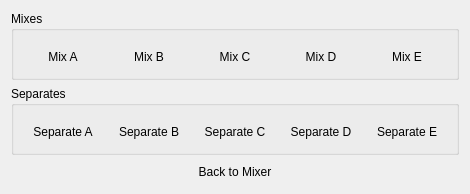
              <widget class="QWidget" name="Separate">
               <layout class="QVBoxLayout" name="verticalLayout_2">
                <item>
                 <widget class="QGroupBox" name="groupBox_7">
                  <property name="title">
                   <string>Mixes</string>
                  </property>
                  <layout class="QGridLayout" name="gridLayout_7">
                   <item row="0" column="0">
                    <widget class="PlotWidget" name="plotMixA" native="true"/>
                   </item>
                   <item row="0" column="1">
                    <widget class="PlotWidget" name="plotMixB" native="true"/>
                   </item>
                   <item row="0" column="2">
                    <widget class="PlotWidget" name="plotMixC" native="true"/>
                   </item>
                   <item row="0" column="3">
                    <widget class="PlotWidget" name="plotMixD" native="true"/>
                   </item>
                   <item row="0" column="4">
                    <widget class="PlotWidget" name="plotMixE" native="true"/>
                   </item>
                   <item row="1" column="0">
                    <widget class="QPushButton" name="btnPlayMixA">
                     <property name="text">
                      <string>Mix A</string>
                     </property>
                     <property name="icon">
                      <iconset>
                       <normaloff>images/right-arrowhead-black-triangular-shape.png</normaloff>images/right-arrowhead-black-triangular-shape.png</iconset>
                     </property>
                     <property name="flat">
                      <bool>true</bool>
                     </property>
                    </widget>
                   </item>
                   <item row="1" column="1">
                    <widget class="QPushButton" name="btnPlayMixB">
                     <property name="text">
                      <string>Mix B</string>
                     </property>
                     <property name="icon">
                      <iconset>
                       <normaloff>images/right-arrowhead-black-triangular-shape.png</normaloff>images/right-arrowhead-black-triangular-shape.png</iconset>
                     </property>
                     <property name="flat">
                      <bool>true</bool>
                     </property>
                    </widget>
                   </item>
                   <item row="1" column="2">
                    <widget class="QPushButton" name="btnPlayMixC">
                     <property name="text">
                      <string>Mix C</string>
                     </property>
                     <property name="icon">
                      <iconset>
                       <normaloff>images/right-arrowhead-black-triangular-shape.png</normaloff>images/right-arrowhead-black-triangular-shape.png</iconset>
                     </property>
                     <property name="flat">
                      <bool>true</bool>
                     </property>
                    </widget>
                   </item>
                   <item row="1" column="3">
                    <widget class="QPushButton" name="btnPlayMixD">
                     <property name="text">
                      <string>Mix D</string>
                     </property>
                     <property name="icon">
                      <iconset>
                       <normaloff>images/right-arrowhead-black-triangular-shape.png</normaloff>images/right-arrowhead-black-triangular-shape.png</iconset>
                     </property>
                     <property name="flat">
                      <bool>true</bool>
                     </property>
                    </widget>
                   </item>
                   <item row="1" column="4">
                    <widget class="QPushButton" name="btnPlayMixE">
                     <property name="text">
                      <string>Mix E</string>
                     </property>
                     <property name="icon">
                      <iconset>
                       <normaloff>images/right-arrowhead-black-triangular-shape.png</normaloff>images/right-arrowhead-black-triangular-shape.png</iconset>
                     </property>
                     <property name="flat">
                      <bool>true</bool>
                     </property>
                    </widget>
                   </item>
                  </layout>
                 </widget>
                </item>
                <item>
                 <widget class="QGroupBox" name="groupBox_9">
                  <property name="title">
                   <string>Separates</string>
                  </property>
                  <layout class="QGridLayout" name="gridLayout_8">
                   <item row="1" column="0">
                    <widget class="QPushButton" name="btnPlaySeparateA">
                     <property name="text">
                      <string>Separate A</string>
                     </property>
                     <property name="icon">
                      <iconset>
                       <normaloff>images/right-arrowhead-black-triangular-shape.png</normaloff>images/right-arrowhead-black-triangular-shape.png</iconset>
                     </property>
                     <property name="flat">
                      <bool>true</bool>
                     </property>
                    </widget>
                   </item>
                   <item row="1" column="1">
                    <widget class="QPushButton" name="btnPlaySeparateB">
                     <property name="text">
                      <string>Separate B</string>
                     </property>
                     <property name="icon">
                      <iconset>
                       <normaloff>images/right-arrowhead-black-triangular-shape.png</normaloff>images/right-arrowhead-black-triangular-shape.png</iconset>
                     </property>
                     <property name="flat">
                      <bool>true</bool>
                     </property>
                    </widget>
                   </item>
                   <item row="1" column="2">
                    <widget class="QPushButton" name="btnPlaySeparateC">
                     <property name="text">
                      <string>Separate C</string>
                     </property>
                     <property name="icon">
                      <iconset>
                       <normaloff>images/right-arrowhead-black-triangular-shape.png</normaloff>images/right-arrowhead-black-triangular-shape.png</iconset>
                     </property>
                     <property name="flat">
                      <bool>true</bool>
                     </property>
                    </widget>
                   </item>
                   <item row="1" column="3">
                    <widget class="QPushButton" name="btnPlaySeparateD">
                     <property name="text">
                      <string>Separate D</string>
                     </property>
                     <property name="icon">
                      <iconset>
                       <normaloff>images/right-arrowhead-black-triangular-shape.png</normaloff>images/right-arrowhead-black-triangular-shape.png</iconset>
                     </property>
                     <property name="flat">
                      <bool>true</bool>
                     </property>
                    </widget>
                   </item>
                   <item row="1" column="4">
                    <widget class="QPushButton" name="btnPlaySeparateE">
                     <property name="text">
                      <string>Separate E</string>
                     </property>
                     <property name="icon">
                      <iconset>
                       <normaloff>images/right-arrowhead-black-triangular-shape.png</normaloff>images/right-arrowhead-black-triangular-shape.png</iconset>
                     </property>
                     <property name="flat">
                      <bool>true</bool>
                     </property>
                    </widget>
                   </item>
                   <item row="0" column="3">
                    <widget class="PlotWidget" name="plotSeparateD" native="true"/>
                   </item>
                   <item row="0" column="0">
                    <widget class="PlotWidget" name="plotSeparateA" native="true"/>
                   </item>
                   <item row="0" column="4">
                    <widget class="PlotWidget" name="plotSeparateE" native="true"/>
                   </item>
                   <item row="0" column="1">
                    <widget class="PlotWidget" name="plotSeparateB" native="true"/>
                   </item>
                   <item row="0" column="2">
                    <widget class="PlotWidget" name="plotSeparateC" native="true"/>
                   </item>
                  </layout>
                 </widget>
                </item>
                <item>
                 <widget class="QPushButton" name="btnBackMixer">
                  <property name="text">
                   <string>Back to Mixer</string>
                  </property>
                  <property name="icon">
                   <iconset>
                    <normaloff>images/left-arrows.png</normaloff>images/left-arrows.png</iconset>
                  </property>
                  <property name="flat">
                   <bool>true</bool>
                  </property>
                 </widget>
                </item>
               </layout>
              </widget>
